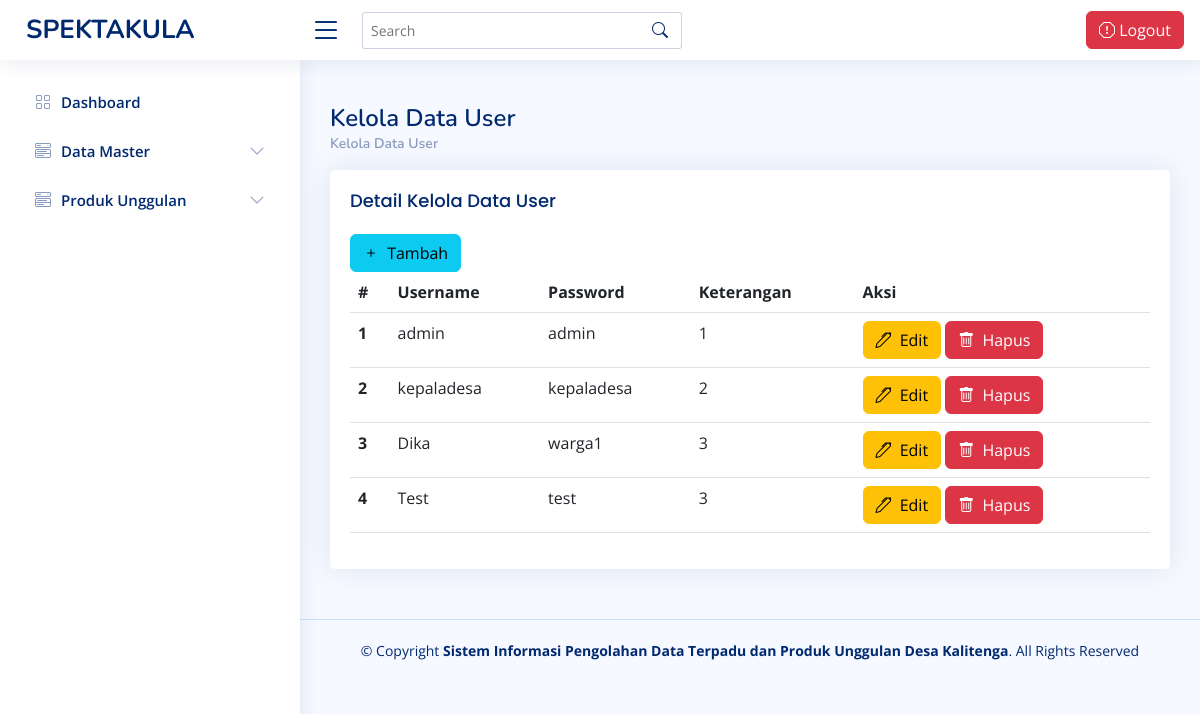
The page /KelolaDataUser on the database its author committed.
### tables this page shows
CREATE TABLE `tb_users` (
  `id` int(11) NOT NULL,
  `username` varchar(100) NOT NULL,
  `password` varchar(100) NOT NULL,
  `role_id` int(2) DEFAULT NULL
);

### application/controllers/KelolaDataUser.php (called while the page is built, shortened)
<?php
class KelolaDataUser extends CI_Controller {
    public function __construct() {
        $this->load->model('Model_user');
    }
        public function index(){
                $data['title']  = 'Kelola Data User';
                $judul['Judul']  = 'Kelola Data User';
                $getUser = $this->Model_user->get_users();
                $Tampil = array('Users' => $getUser);
                $tampilan = $judul + $Tampil;
                $this->load->view('template/header',$data);
                $this->load->view('template/sidebar');
                $this->load->view('admin/kelola_datauser',$tampilan);
                $this->load->view('template/footer');
            }
}

### index.php (called while the page is built, shortened)
<?php
require_once BASEPATH.'core/CodeIgniter.php';

### application/models/Model_user.php (called while the page is built, shortened)
<?php
class Model_user extends CI_Model {
    public function get_users() {
        $query = $this->db->get('tb_users');
        return $query->result();
    }
}

### application/views/admin/kelola_datauser.php (the view, shortened to what this page needs)
<main id="main" class="main">
<div class="pagetitle">
  <h1><?= $Judul;?></h1>
  <nav>
    <ol class="breadcrumb">
      <li class="breadcrumb-item"><a href="<?= site_url('KelolaDataUser');?>"><?= $Judul;?></a></li>
    </ol>
  </nav>
</div>
<section class="section">
      <div class="row">
        <div class="col-lg-12">
          <div class="card">
            <div class="card-body">
              <h5 class="card-title">Detail <?= $Judul;?></h5>
              <a href="<?= site_url('FormDataUser');?>" class="btn btn-info"><i class="bi bi-plus me-1"></i> Tambah</a>
              <table class="table datatable" id="dataTable">
                <thead>
                  <tr>
                    <th scope="col">#</th>
                    <th scope="col">Username</th>
                    <th scope="col">Password</th>
                    <th scope="col">Keterangan</th>
                    <th scope="col">Aksi</th>
                  </tr>
                </thead>
                <tbody>
                  <tr>
                    <?php
                    $no = 0;
                    foreach ($Users as $value) {
                        $no++
                    ?>
                    <th scope="row"><?php echo $no;?></th>
                    <td><?php echo $value->username; ?></td>
                    <td><?php echo $value->password; ?></td>
                    <td><?php echo $value->role_id; ?></td>
                    <td>
                    <button type="button" class="btn btn-warning" data-bs-toggle="modal" data-bs-target="#editmodal<?= $value->id?>">
                        <i class="bi bi-pen me-1"></i>  Edit
                        </button>
                        <button type="button" class="btn btn-danger" data-bs-toggle="modal" data-bs-target="#basicModal">
                        <i class="bi bi-trash me-1"></i>  Hapus
                        </button>
                    </td>
                  </tr>
                 <?php
                    }
                ?>
                </tbody>
              </table>
            </div>
          </div>
        </div>
      </div>
    </section>
</main>

### admin/css/style.css (style rules this page uses)
:root { scroll-behavior: smooth; }
body { font-family: "Open Sans", sans-serif; background: #f6f9ff; color: #444444; }
a { color: #4154f1; text-decoration: none; }
h1, h2, h3, h4, h5, h6 { font-family: "Nunito", sans-serif; }
#main { margin-top: 60px; padding: 20px 30px; transition: all 0.3s; }
.pagetitle { margin-bottom: 10px; }
.pagetitle h1 { font-size: 24px; margin-bottom: 0; font-weight: 600; color: #012970; }
.card { margin-bottom: 30px; border: none; border-radius: 5px; box-shadow: 0px 0 30px rgba(1, 41, 112, 0.1); }
.card-title { padding: 20px 0 15px 0; font-size: 18px; font-weight: 500; color: #012970; font-family: "Poppins", sans-serif; }
.card-body { padding: 0 20px 20px 20px; }
.breadcrumb { font-size: 14px; font-family: "Nunito", sans-serif; color: #899bbd; font-weight: 600; }
.breadcrumb a { color: #899bbd; transition: 0.3s; }
.breadcrumb .breadcrumb-item::before { color: #899bbd; }
@media (min-width: 1200px) { #main, #footer { margin-left: 300px; } }

### rows shown on the page
tb_users: username "admin", password "admin", role "1"
tb_users: username "kepaladesa", password "kepaladesa", role "2"
tb_users: username "Dika", password "warga1", role "3"
tb_users: username "Test", password "test", role "3"

### other values the page prints
$Judul "Kelola Data User"
